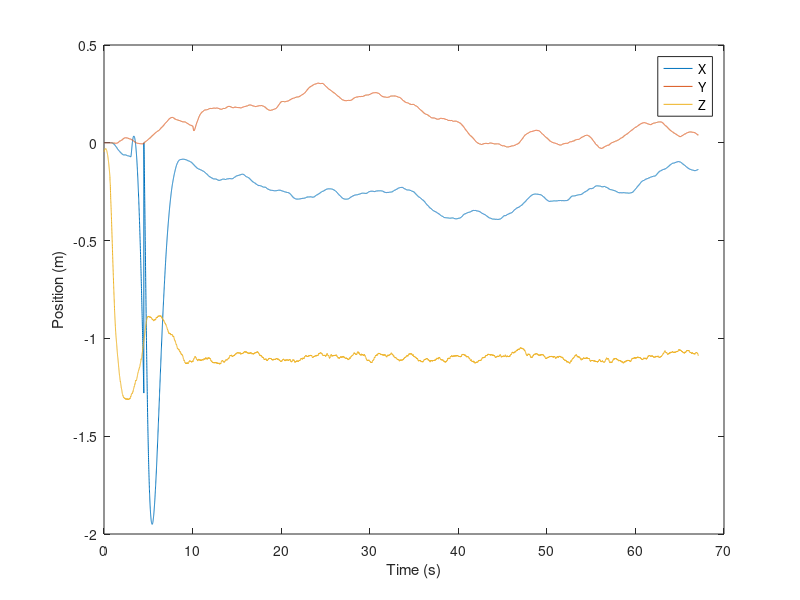
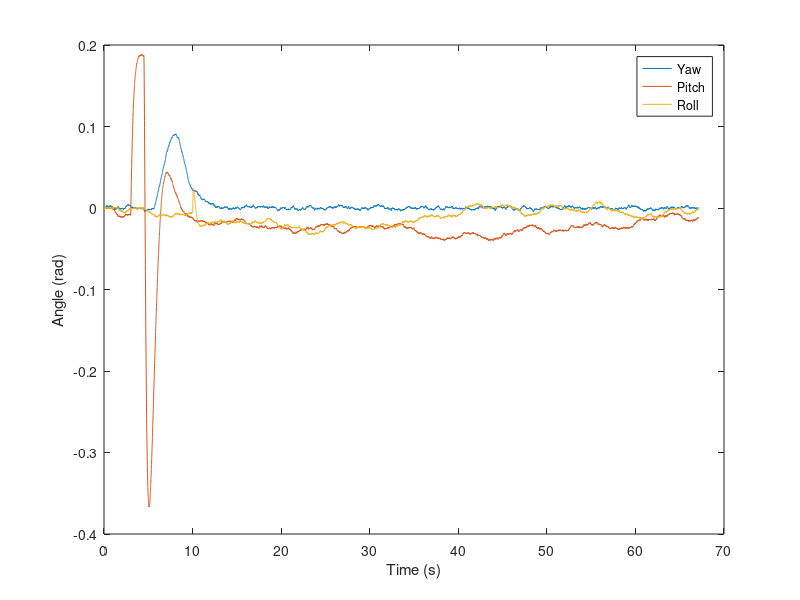
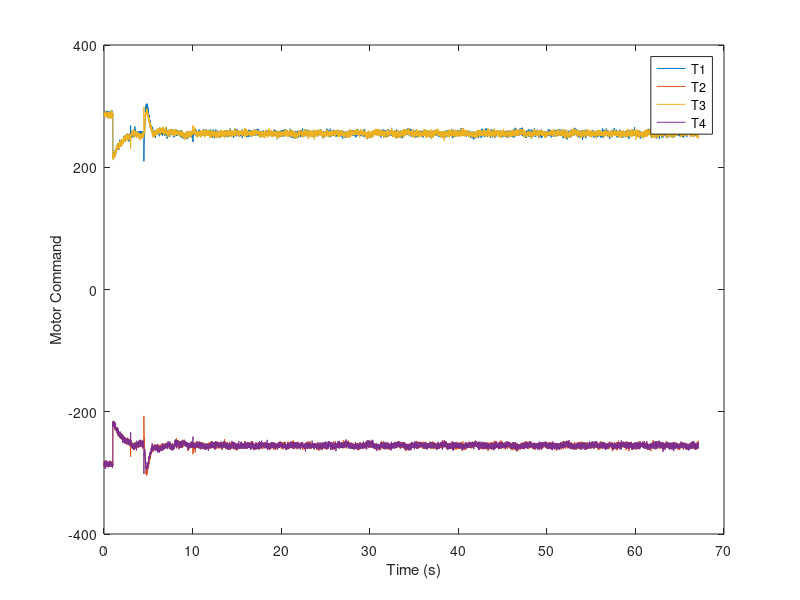

Write the MATLAB code that produced these figures, in order.
clc
clear
close all
load simulation_fast_1

motor_commands = rt_yout_sim.signals(1).values;
X = rt_yout_sim.signals(2).values;
Y = rt_yout_sim.signals(3).values;
Z = rt_yout_sim.signals(4).values;

yaw = rt_yout_sim.signals(5).values;
pitch= rt_yout_sim.signals(6).values;
roll = rt_yout_sim.signals(7).values;

figure
plot(tout,X,tout,Y,tout,Z)
legend('X','Y','Z','Location','best')
xlabel('Time (s)')
ylabel('Position (m)')

figure
plot(tout,yaw,tout,pitch,tout,roll)
legend('Yaw','Pitch','Roll','Location','best')
xlabel('Time (s)')
ylabel('Angle (rad)')

figure
plot(tout,motor_commands)
legend('T1','T2','T3','T4','Location','best')
xlabel('Time (s)')
ylabel('Motor Command')